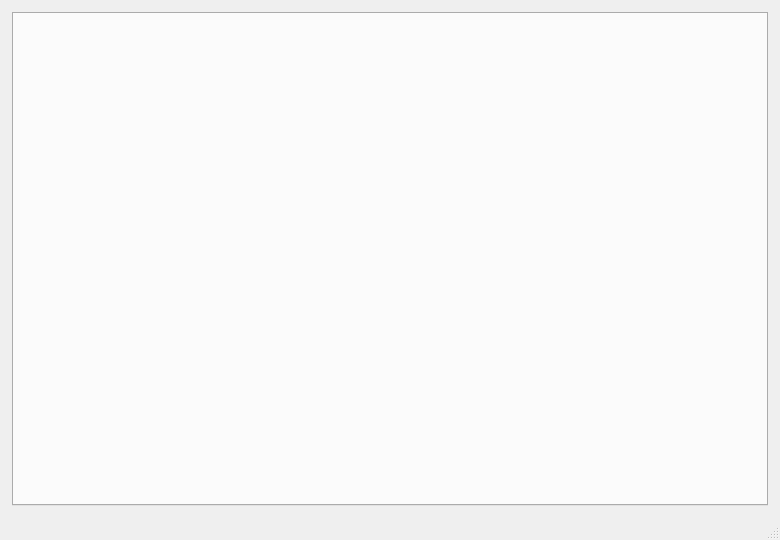
<?xml version="1.0" encoding="UTF-8"?>
<ui version="4.0">
 <class>MainWindow</class>
 <widget class="QMainWindow" name="MainWindow">
  <property name="geometry">
   <rect>
    <x>0</x>
    <y>0</y>
    <width>780</width>
    <height>540</height>
   </rect>
  </property>
  <property name="windowTitle">
   <string>Qt 界面开发组织形式全对比 (demo_ui_usage)</string>
  </property>
  <widget class="QWidget" name="centralwidget">
   <layout class="QVBoxLayout" name="verticalLayout">
    <property name="spacing">
     <number>10</number>
    </property>
    <property name="leftMargin">
     <number>12</number>
    </property>
    <property name="topMargin">
     <number>12</number>
    </property>
    <property name="rightMargin">
     <number>12</number>
    </property>
    <property name="bottomMargin">
     <number>12</number>
    </property>
    <item>
     <widget class="QTabWidget" name="tabWidget">
      <property name="currentIndex">
       <number>0</number>
      </property>
     </widget>
    </item>
   </layout>
  </widget>
  <widget class="QStatusBar" name="statusbar"/>
 </widget>
 <resources/>
 <connections/>
</ui>
